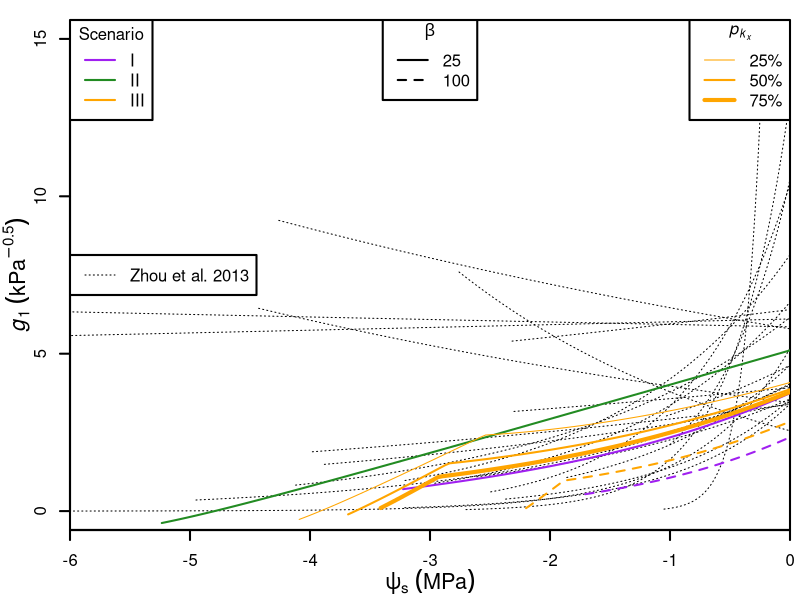

Recreate this plot in R.

library(nlme)
library(doBy)

# Data
dataS1 <- read.csv("Data/Scenario 1 - g1(ps).csv")
dataS2 <- read.csv("Data/Scenario 2 - g1(ps).csv")
dataS3 <- read.csv("Data/Scenario 3 - g1(ps).csv")
zhou <- read.csv("Data/Zhou2013_g1data.csv")

# Zhou 2013
fits <- nlsList(g1new ~ a*exp(b*LWP)|Species, start=list(a=10, b=0.5), data=zhou)
rangefun <- function(x)setNames(range(x), c("min", "max"))
ran <- summaryBy(LWP ~ Species, FUN=rangefun, data=zhou)
pars <- cbind(ran, as.data.frame(coef(fits)))

# Figures
Cols <- c("lightblue", "lightpink", "purple", "forestgreen", "orange")
windows(8, 6)
par(mgp=c(2.2, 1, 0), xaxs="i", lwd=2, mar=c(3.5, 3.5, 1, 0.5), mfrow=c(1, 1))
plot(0, 0, type="n", xaxt="n", yaxt="n", xlab=NA, ylab=NA,
     xlim=c(-6, 0), ylim=c(0, 15), cex.lab=1.3)

for(i in 1:nrow(pars))curve(pars[i, "a"]*exp(pars[i, "b"]*x), from=pars[i, "LWP.min"], to=0, add=TRUE, lwd=1, lty=3)

points(subset(dataS1, h3==25, select=c("ps", "g1")), type="l", col=Cols[3])
points(subset(dataS1, h3==100, select=c("ps", "g1")), type="l", lty=2, col=Cols[3])
points(dataS2, type="l", col=Cols[4])
points(subset(dataS3, pkx==0.5 & h3==25, select=c("ps", "g1")), type="l", col=Cols[5])
points(subset(dataS3, pkx==0.5 & h3==100, select=c("ps", "g1")), type="l", lty=2, col=Cols[5])
points(subset(dataS3, pkx==0.25, select=c("ps", "g1")), type="l", lwd=1, col=Cols[5])
points(subset(dataS3, pkx==0.75, select=c("ps", "g1")), type="l", lwd=4, col=Cols[5])

axis(1, xlim=c(-6, 0), pos=-15*0.04, lwd=2)
mtext(expression(psi[s]~(MPa)),side=1,line=2.4, cex=1.3)
axis(2, ylim=c(0, 15), pos=-6, lwd=2, at=c(0, 5, 10, 15))
mtext(expression(italic(g[1])~(kPa^-0.5)),side=2,line=1.8, cex=1.3)
legend("left", c("Zhou et al. 2013"), lwd=1, lty=3, col="black")
legend("topleft", legend=c("I", "II", "III"), title="Scenario", lty=1, col=Cols[3:5])
legend("top", legend=c("25", "100"), title=expression(beta), lty=c(1, 2), col="black")
legend("topright", legend=c("25%", "50%", "75%"), title=expression(italic(p[k[x]])), lty=1, lwd=c(1, 2, 4), col=Cols[5], bg="white")

dev.copy2pdf(file = "Figures/g1(ps).pdf")
